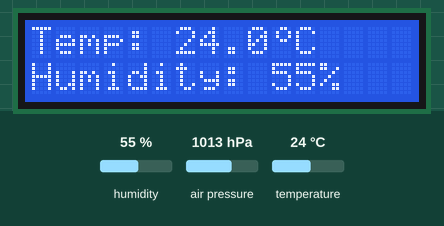
Bench run of a sketch on a simulated ESP32. Parts: 16×2 character LCD. The inputs (shaded band) are chosen by the test bench; at power-on: air pressure 1013 hPa, humidity 55 %, temperature 24 °C. What the sketch prints to the serial monitor is not drawn.

Above: at 4.3 s.
4.4 s: air pressure set to 952 hPa
At 6.7 s:
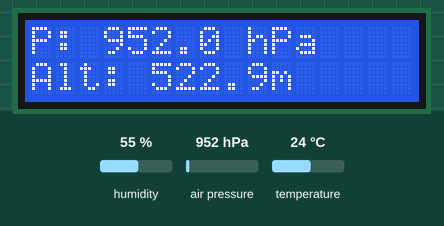
13.4 s: humidity set to 22 %
At 19.5 s:
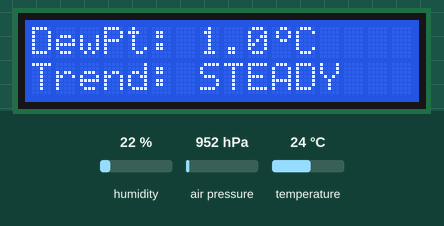
22.4 s: air pressure set to 975 hPa
At 25.2 s:
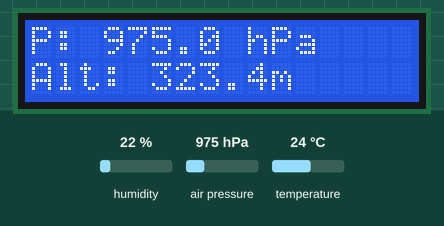
28.7 s: temperature set to 12 °C
At 36.8 s:
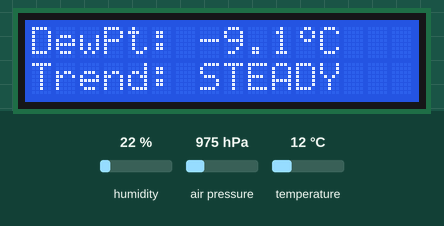
37.6 s: humidity set to 40 %
At 40.1 s:
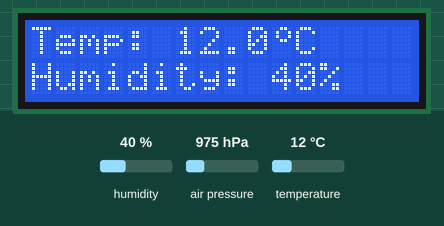
43.6 s: air pressure set to 1000 hPa
At 45.7 s:
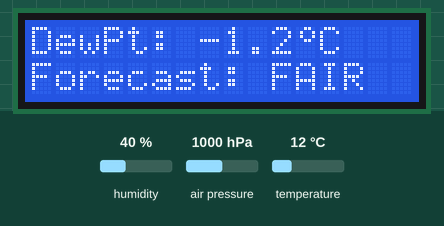
Timing chart, 0 to 47.2 s (numbered marks = the images above; inputs shaded):
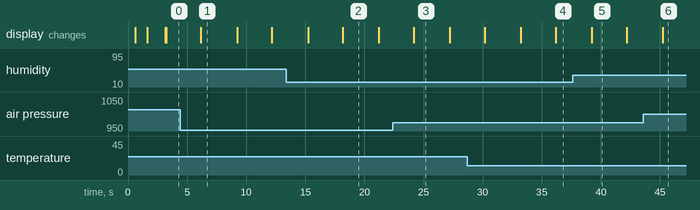

Measured:
- after the input at 43.6 s, the display: changes after 1.6 s (image 6)
- what the display in image 1 shows lasts 3.0 s, from 6.2 s to 9.2 s
- what the display in image 5 shows lasts 3.0 s, from 39.2 s to 42.2 s

The sketch:

sketch.ino
```cpp
#include <Wire.h>
#include <LiquidCrystal_I2C.h>
#include <Adafruit_Sensor.h>
#include <Adafruit_BMP280.h>
#include <DHT.h>

/* ====================================================================
 * Project: Low-Cost Weather and Atmospheric Pressure Monitoring Station
 * Platform: ESP32 DevKit v1 / Wokwi Simulator
 * Sensors:
 *   - BMP280: Barometric Pressure & High-Precision Temperature (I2C)
 *   - DHT22: Ambient Temperature & Relative Humidity (Digital Pin)
 * Display:
 *   - LCD1602 with I2C Backpack (Address: 0x27)
 *   - High-Speed Serial Monitor (115200 baud)
 * ==================================================================== */

// Pin Definitions
#define DHTPIN 23          // DHT22 Data pin connected to ESP32 GPIO 23
#define DHTTYPE DHT22      // DHT 22 (AM2302)
#define BARO_ANALOG_PIN 34 // GPIO 34 for Barometer / Pressure Sensor dial (Wokwi & Analog Transducer)

// Sea level standard atmospheric pressure in hPa (used for altitude calculation)
#define SEALEVELPRESSURE_HPA (1013.25)

// Instances
DHT dht(DHTPIN, DHTTYPE);
Adafruit_BMP280 bmp; // I2C interface
LiquidCrystal_I2C lcd(0x27, 16, 2);

// Custom degree character for LCD
byte degreeChar[8] = {
  0b00110,
  0b01001,
  0b01001,
  0b00110,
  0b00000,
  0b00000,
  0b00000,
  0b00000
};

// Timing variables (Non-blocking design)
unsigned long lastSensorReadTime = 0;
const unsigned long SENSOR_INTERVAL = 2000; // Read sensors every 2 seconds

unsigned long lastLcdSwitchTime = 0;
const unsigned long LCD_SWITCH_INTERVAL = 3000; // Change LCD screen every 3 seconds
int lcdScreenIndex = 0;

// Measurement variables
float temperatureC = 0.0;
float humidity = 0.0;
float pressureHpa = 0.0;
float pressureMmHg = 0.0;
float altitudeM = 0.0;
float dewPointC = 0.0;
bool bmpAvailable = false;
bool dhtAvailable = false;

// Pressure history for weather forecasting trend
float prevPressure = 0.0;
String weatherTrend = "CALCULATING";

// Helper: Calculate Dew Point (°C) using Magnus formula
float calculateDewPoint(float temp, float hum) {
  float a = 17.27;
  float b = 237.7;
  float alpha = ((a * temp) / (b + temp)) + log(hum / 100.0);
  return (b * alpha) / (a - alpha);
}

// Helper: Determine weather trend from pressure movement
String determineTrend(float currentP, float oldP) {
  if (oldP == 0.0) return "STABLE";
  float diff = currentP - oldP;
  if (diff > 0.5) return "RISING (FAIR)";
  else if (diff < -0.5) return "FALLING (RAIN)";
  else return "STEADY";
}

void setup() {
  Serial.begin(115200);
  delay(500);

  Serial.println(F("\n=================================================="));
  Serial.println(F(" Low-Cost Weather & Atmospheric Pressure Station  "));
  Serial.println(F(" Initializing components...                       "));
  Serial.println(F("=================================================="));

  // Initialize I2C communication
  Wire.begin(21, 22); // ESP32 SDA = GPIO 21, SCL = GPIO 22
  Wire.setTimeOut(1000);

  // Initialize LCD
  lcd.init();
  lcd.backlight();
  lcd.createChar(0, degreeChar);

  lcd.setCursor(0, 0);
  lcd.print("Weather Station");
  lcd.setCursor(0, 1);
  lcd.print("Starting up...");

  // Initialize DHT22
  dht.begin();
  delay(1000);

  // Initialize BMP280 with fallback addressing (0x76 or 0x77)
  if (bmp.begin(0x76)) {
    bmpAvailable = true;
    Serial.println(F("[OK] BMP280 detected at address 0x76"));
  } else if (bmp.begin(0x77)) {
    bmpAvailable = true;
    Serial.println(F("[OK] BMP280 detected at address 0x77"));
  } else {
    Serial.println(F("[WARN] Could not find a valid BMP280 sensor! Check connections."));
    lcd.clear();
    lcd.setCursor(0, 0);
    lcd.print("BMP280 Warning!");
    lcd.setCursor(0, 1);
    lcd.print("Check I2C Wire");
    delay(2000);
  }

  // BMP280 Default sampling parameters
  if (bmpAvailable) {
    bmp.setSampling(Adafruit_BMP280::MODE_NORMAL,     /* Operating Mode. */
                    Adafruit_BMP280::SAMPLING_X2,     /* Temp. oversampling */
                    Adafruit_BMP280::SAMPLING_X16,    /* Pressure oversampling */
                    Adafruit_BMP280::FILTER_X16,      /* Filtering. */
                    Adafruit_BMP280::STANDBY_MS_500); /* Standby time. */
  }

  lcd.clear();
  lcd.setCursor(0, 0);
  lcd.print("System Ready!");
  lcd.setCursor(0, 1);
  lcd.print("Reading data...");
  delay(1500);
  lcd.clear();
}

void readSensors() {
  // Read DHT22
  float h = dht.readHumidity();
  float t = dht.readTemperature();

  if (!isnan(h) && !isnan(t)) {
    humidity = h;
    temperatureC = t;
    dhtAvailable = true;
    dewPointC = calculateDewPoint(temperatureC, humidity);
  } else {
    dhtAvailable = false;
    Serial.println(F("[ERROR] Failed to read from DHT22 sensor!"));
  }

  // Read Atmospheric Pressure (via BMP280 if present, or Calibrated Barometer Dial / Sensor)
  if (bmpAvailable) {
    float rawPressurePa = bmp.readPressure();
    pressureHpa = rawPressurePa / 100.0F;
    pressureMmHg = pressureHpa * 0.750062;
    altitudeM = bmp.readAltitude(SEALEVELPRESSURE_HPA);

    // If DHT failed, use BMP280 temperature as backup
    if (!dhtAvailable) {
      temperatureC = bmp.readTemperature();
    }
  } else {
    // Wokwi simulation / Analog Barometric Transducer (MPX4115A / Potentiometer on GPIO 34)
    int potValue = analogRead(BARO_ANALOG_PIN);
    // Map 0 - 4095 (12-bit ADC) to standard atmospheric range: 950.0 hPa - 1050.0 hPa
    pressureHpa = 950.0 + ((float)potValue / 4095.0) * 100.0;
    pressureMmHg = pressureHpa * 0.750062;
    // Standard Barometric formula for altitude calculation: h = 44330 * (1 - (P / P0)^(1/5.255))
    altitudeM = 44330.0 * (1.0 - pow(pressureHpa / SEALEVELPRESSURE_HPA, 0.1903));
  }

  // Update Weather Forecast Trend
  if (prevPressure == 0.0) {
    prevPressure = pressureHpa;
  }
  weatherTrend = determineTrend(pressureHpa, prevPressure);
  prevPressure = pressureHpa;
}

void printSerialDashboard() {
  Serial.println(F("\n+---------------------------------------------------+"));
  Serial.println(F("|       ATMOSPHERIC & WEATHER METRICS REPORT        |"));
  Serial.println(F("+-------------------------+-------------------------+"));

  Serial.print(F("| Temperature:            | "));
  Serial.print(temperatureC, 1);
  Serial.println(F(" *C                    |"));

  Serial.print(F("| Relative Humidity:      | "));
  if (dhtAvailable) {
    Serial.print(humidity, 1);
    Serial.println(F(" %                     |"));
  } else {
    Serial.println(F("N/A                     |"));
  }

  Serial.print(F("| Barometric Pressure:    | "));
  if (pressureHpa > 0) {
    Serial.print(pressureHpa, 2);
    Serial.println(F(" hPa                 |"));
  } else {
    Serial.println(F("N/A                     |"));
  }

  Serial.print(F("| Pressure (mmHg):        | "));
  if (pressureHpa > 0) {
    Serial.print(pressureMmHg, 2);
    Serial.println(F(" mmHg                |"));
  } else {
    Serial.println(F("N/A                     |"));
  }

  Serial.print(F("| Estimated Altitude:     | "));
  if (pressureHpa > 0) {
    Serial.print(altitudeM, 1);
    Serial.println(F(" m                   |"));
  } else {
    Serial.println(F("N/A                     |"));
  }

  Serial.print(F("| Dew Point:              | "));
  if (dhtAvailable) {
    Serial.print(dewPointC, 1);
    Serial.println(F(" *C                    |"));
  } else {
    Serial.println(F("N/A                     |"));
  }

  Serial.print(F("| Barometric Trend:       | "));
  Serial.print(weatherTrend);
  int pad = 24 - weatherTrend.length();
  for (int i = 0; i < pad; i++) Serial.print(" ");
  Serial.println(F("|"));

  Serial.println(F("+-------------------------+-------------------------+"));
  Serial.print(F("[CSV]: "));
  Serial.print(millis() / 1000);
  Serial.print(F(","));
  Serial.print(temperatureC);
  Serial.print(F(","));
  Serial.print(humidity);
  Serial.print(F(","));
  Serial.print(pressureHpa);
  Serial.print(F(","));
  Serial.println(altitudeM);
}

void updateLcdDisplay() {
  lcd.clear();

  switch (lcdScreenIndex) {
    case 0:
      // Screen 1: Temperature & Humidity
      lcd.setCursor(0, 0);
      lcd.print("Temp: ");
      lcd.print(temperatureC, 1);
      lcd.write(0); // Degree symbol
      lcd.print("C");

      lcd.setCursor(0, 1);
      lcd.print("Humidity: ");
      if (dhtAvailable) {
        lcd.print(humidity, 0);
        lcd.print("%");
      } else {
        lcd.print("--%");
      }
      break;

    case 1:
      // Screen 2: Atmospheric Pressure & Altitude
      lcd.setCursor(0, 0);
      lcd.print("P: ");
      if (pressureHpa > 0) {
        lcd.print(pressureHpa, 1);
        lcd.print(" hPa");
      } else {
        lcd.print("No Sensor");
      }

      lcd.setCursor(0, 1);
      lcd.print("Alt: ");
      if (pressureHpa > 0) {
        lcd.print(altitudeM, 1);
        lcd.print("m");
      } else {
        lcd.print("-- m");
      }
      break;

    case 2:
      // Screen 3: Dew Point & Weather Trend
      lcd.setCursor(0, 0);
      lcd.print("DewPt: ");
      if (dhtAvailable) {
        lcd.print(dewPointC, 1);
        lcd.write(0);
        lcd.print("C");
      } else {
        lcd.print("--");
      }

      lcd.setCursor(0, 1);
      if (weatherTrend.startsWith("RISING")) {
        lcd.print("Forecast: FAIR");
      } else if (weatherTrend.startsWith("FALLING")) {
        lcd.print("Forecast: RAIN");
      } else {
        lcd.print("Trend: STEADY");
      }
      break;
  }
}

void loop() {
  unsigned long currentMillis = millis();

  // Read sensors every 2 seconds
  if (currentMillis - lastSensorReadTime >= SENSOR_INTERVAL) {
    lastSensorReadTime = currentMillis;
    readSensors();
    printSerialDashboard();
  }

  // Switch LCD Screen mode every 3 seconds
  if (currentMillis - lastLcdSwitchTime >= LCD_SWITCH_INTERVAL) {
    lastLcdSwitchTime = currentMillis;
    updateLcdDisplay();
    lcdScreenIndex = (lcdScreenIndex + 1) % 3;
  }
}
```
